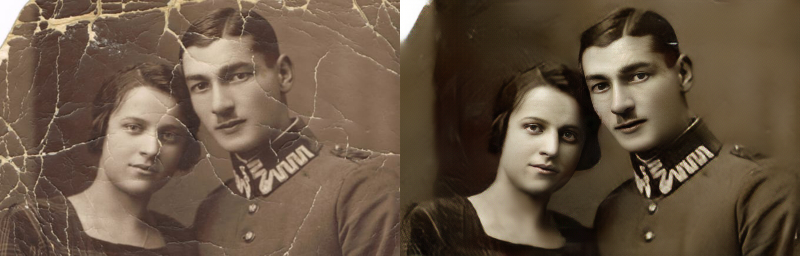
#> input picture image/Bringing_Old_Photo_Back_to_Life.jpg, 800 x 256 px, found by its file name
$ jupyter execute --allow-errors grid_image_splitter.ipynb   (shell and % lines are left out)
#> lines starting #> are read from the running program, lines starting #| are printed output that depends on the picture; after the words box and inside, x2 and y2 are one past the last pixel; in counts of white or black regions, pixels touching at a corner belong together
<a href="https://colab.research.google.com/github/detektor777/colab_list_image/blob/main/grid_image_splitter.ipynb" target="_parent"></a>

[cell 1]
#@title ##**Install** { display-mode: "form" }

[cell 2]
#@title ##**Upload** { display-mode: "form" }

from google.colab import files
from IPython.display import display, Image as IPImage
import os

print("📁 Select an image with a grid (jpg, png, webp):")
uploaded = files.upload()
#> the answer given: Bringing_Old_Photo_Back_to_Life.jpg

IMAGE_PATH = list(uploaded.keys())[0]
print(f"✅ Uploaded: {IMAGE_PATH}")
display(IPImage(IMAGE_PATH, width=600))

[cell 3]
#@title ##**Run** { display-mode: "form" }
MODE = "Auto" #@param ["Auto", "Manual"]
#@markdown ---
#@markdown ### Manual Mode Configuration
ROWS = 3 #@param {type:"slider", min:1, max:12, step:1}
COLS = 1 #@param {type:"slider", min:1, max:12, step:1}
#@markdown ---

TRIM_PAGE_MARGINS = "No" #@param ["Yes", "No"]
TRIM_BORDERS = "Yes" #@param ["Yes", "No"]

SHOW_LOGS = "No" #@param ["Yes", "No"]

import cv2
import numpy as np
from PIL import Image
import matplotlib.pyplot as plt
import matplotlib.patches as patches
import zipfile, os
import itertools
from operator import itemgetter
from google.colab import files
from scipy.signal import find_peaks

OUTPUT_DIR = 'split_output'
os.makedirs(OUTPUT_DIR, exist_ok=True)

MAX_TRIM_PCT = 15
REMOVE_SMALL_CELLS_LIMIT = 10

def dprint(msg):
    if SHOW_LOGS == "Yes":
        print(msg)

img_pil = Image.open(IMAGE_PATH).convert('RGB')
#> img_pil is the input picture: PIL image 800x256 RGB; mean R, G, B 104.9, 86.3, 67.9
img_arr = np.array(img_pil)
H, W    = img_arr.shape[:2]
dprint(f'Original image size: {W}x{H} px')

def trim_panel_borders(crop_img, dark_limit, std_threshold=12.0):
    h, w = crop_img.shape[:2]
    gray = cv2.cvtColor(crop_img, cv2.COLOR_RGB2GRAY)

    max_trim_w = int(w * (MAX_TRIM_PCT / 100.0))
    max_trim_h = int(h * (MAX_TRIM_PCT / 100.0))

    y1, y2 = 0, h
    x1, x2 = 0, w

    candidate_x1 = 0
    for x in range(max_trim_w):
        col = gray[:, x]
        col_std = np.std(col)
        col_mean = np.mean(col)
        col_max = np.max(col)
        is_gutter = (col_std < std_threshold) and (col_mean < dark_limit or col_mean > 180)
        if is_gutter:
            candidate_x1 = x + 1
        else:
            break
    x1 = candidate_x1

    candidate_x2 = w
    for x in range(w - 1, w - max_trim_w - 1, -1):
        col = gray[:, x]
        col_std = np.std(col)
        col_mean = np.mean(col)
        col_max = np.max(col)
        is_gutter = (col_std < std_threshold) and (col_mean < dark_limit or col_mean > 180)
        if is_gutter:
            candidate_x2 = x
        else:
            break
    x2 = candidate_x2

    candidate_y1 = 0
    for y in range(max_trim_h):
        row = gray[y, :]
        row_std = np.std(row)
        row_mean = np.mean(row)
        row_max = np.max(row)
        is_gutter = (row_std < std_threshold) and (row_mean < dark_limit or row_mean > 180)
        if is_gutter:
            candidate_y1 = y + 1
        else:
            break
    y1 = candidate_y1

    candidate_y2 = h
    for y in range(h - 1, h - max_trim_h - 1, -1):
        row = gray[y, :]
        row_std = np.std(row)
        row_mean = np.mean(row)
        row_max = np.max(row)
        is_gutter = (row_std < std_threshold) and (row_mean < dark_limit or row_mean > 180)
        if is_gutter:
            candidate_y2 = y
        else:
            break
    y2 = candidate_y2

    if (x2 - x1) > int(w * 0.5) and (y2 - y1) > int(h * 0.5):
        return x1, y1, x2, y2
    return 0, 0, w, h

def find_gutters_auto(gray, axis='v', dark_limit=40):
    size = gray.shape[1] if axis == 'v' else gray.shape[0]
    axis_name = 'Vertical' if axis == 'v' else 'Horizontal'

    if axis == 'v':
        line_std = np.std(gray, axis=0)
    else:
        line_std = np.std(gray, axis=1)

    window_size = max(3, int(size * 0.005))
    if window_size % 2 == 0:
        window_size += 1
    smoothed_std = np.convolve(line_std, np.ones(window_size)/window_size, mode='same')

    local_min = np.percentile(smoothed_std, 8)
    local_med = np.median(smoothed_std)
    auto_threshold = local_min + (local_med - local_min) * 0.18
    auto_threshold = max(8.0, min(25.0, auto_threshold))

    gutter_mask = smoothed_std < auto_threshold

    margin = max(40, int(size * 0.08))
    gutter_mask[:margin] = False
    gutter_mask[-margin:] = False

    gutter_indices = np.where(gutter_mask)[0]
    seams = []
    if len(gutter_indices) > 0:
        for _, g in itertools.groupby(enumerate(gutter_indices), lambda ix: ix[0] - ix[1]):
            group = list(map(itemgetter(1), g))
            if len(group) >= 2:
                group_stds = smoothed_std[group]
                best_idx = group[np.argmin(group_stds)]
                seams.append(best_idx)

    inverted_std = 255.0 - smoothed_std
    peaks, _ = find_peaks(inverted_std, distance=max(10, int(size * 0.04)), prominence=1.0)
    peaks = [p for p in peaks if margin < p < size - margin]

    dprint(f"  [{axis_name}] Analyzed potential split lines:")
    for p in peaks:
        val = smoothed_std[p]
        status = "ACCEPTED" if val < auto_threshold else f"REJECTED (std {val:.2f} >= threshold {auto_threshold:.2f})"
        dprint(f"    Line at {p}: {status}")

    return seams, auto_threshold

def detect_panels_canny(img_arr):
    H, W = img_arr.shape[:2]
    gray = cv2.cvtColor(img_arr, cv2.COLOR_RGB2GRAY)
    blurred = cv2.GaussianBlur(gray, (5, 5), 0)
    edges = cv2.Canny(blurred, 30, 150)
    k_size = max(5, int(W * 0.01))
    if k_size % 2 == 0:
        k_size += 1
    kernel = np.ones((k_size, k_size), np.uint8)
    dilated = cv2.dilate(edges, kernel, iterations=1)
    contours, _ = cv2.findContours(dilated, cv2.RETR_EXTERNAL, cv2.CHAIN_APPROX_SIMPLE)
    min_w = int(W * 0.08)
    min_h = int(H * 0.08)
    min_area = min_w * min_h
    bboxes = []
    for contour in contours:
        x, y, w, h = cv2.boundingRect(contour)
        if w >= min_w and h >= min_h and (w * h) >= min_area:
            inset_x = int(k_size * 0.4)
            inset_y = int(k_size * 0.4)
            x1 = max(0, x + inset_x)
            y1 = max(0, y + inset_y)
            x2 = min(W, x + w - inset_x)
            y2 = min(H, y + h - inset_y)
            if (x2 - x1) >= min_w and (y2 - y1) >= min_h:
                bboxes.append((x1, y1, x2, y2))
    bboxes = sorted(bboxes, key=lambda b: (b[1] // 30, b[0]))
    return bboxes

dprint('Analyzing image and calculating base parameters...')
gray_full = cv2.cvtColor(img_arr, cv2.COLOR_RGB2GRAY)
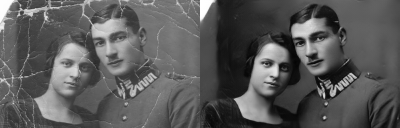
#> gray_full: shape (256, 800) (shown at 1/2 size); min 4, max 255, mean 89.7
blurred = cv2.medianBlur(gray_full, 5)

img_p5 = np.percentile(gray_full, 5)
#> img_p5 = 21
dark_limit = max(15, min(80, img_p5 + 25))
#> dark_limit = 46

start_y = 0
end_y = H
start_x = 0
end_x = W

if TRIM_PAGE_MARGINS == "Yes":
    global_std_h = np.std(gray_full, axis=1)
    global_std_w = np.std(gray_full, axis=0)
    global_gutter_thresh = max(10.0, np.percentile(global_std_h, 5) * 1.5)

    max_crop_h = int(H * 0.05)
    max_crop_w = int(W * 0.05)

    while start_y < max_crop_h and global_std_h[start_y] < global_gutter_thresh:
        start_y += 1
    while end_y > H - max_crop_h and global_std_h[end_y - 1] < global_gutter_thresh:
        end_y -= 1
    while start_x < max_crop_w and global_std_w[start_x] < global_gutter_thresh:
        start_x += 1
    while end_x > W - max_crop_w and global_std_w[end_x - 1] < global_gutter_thresh:
        end_x -= 1
    dprint(f"[LOG] Automatically cropped external page margins: Top/Bottom: {start_y}/{H-end_y}px, Left/Right: {start_x}/{W-end_x}px")
else:
    dprint("[LOG] Page margin trimming is disabled (TRIM_PAGE_MARGINS = No).")

img_arr = img_arr[start_y:end_y, start_x:end_x]
H, W = img_arr.shape[:2]
gray_full = gray_full[start_y:end_y, start_x:end_x]
blurred = blurred[start_y:end_y, start_x:end_x]

v_seams_log, auto_thresh_v = find_gutters_auto(blurred, 'v', dark_limit)
#> in find_gutters_auto, `line_std = np.std(gray, axis=0)`: line_std = 800 values, max 66.74 at index 402, min 5.29 at index 465, mean 33.66
#> in find_gutters_auto, `smoothed_std = np.convolve(line_std, np.ones(window_size)/window_size,..`: smoothed_std = 800 values, max 66.18 at index 403, min 5.43 at index 454, mean 33.6
#> in find_gutters_auto, `local_min = np.percentile(smoothed_std, 8)`: local_min = 13.5
#> in find_gutters_auto, `local_med = np.median(smoothed_std)`: local_med = 32.53
#> in find_gutters_auto, `auto_threshold = local_min + (local_med - local_min) * 0.18`: auto_threshold = 16.93
#> in find_gutters_auto, `gutter_indices = np.where(gutter_mask)[0]`: gutter_indices = 131 values from 307 to 728
#> the loop in find_gutters_auto, `for _, g in itertools.groupby(enumerate(gutter_indices), lambda ix: ix..` made 5 passes
#> (group, group_stds, best_idx) on pass 2: ([346, 347, 348, 349, 350, 351, 352, 353], [16.76, 15.97, 15.26, 14.74, 14.57, 15.05, 15.78, 16.61], 350)
#> after the loop in find_gutters_auto, `for _, g in itertools.groupby(enumerate(gutter_indices), lambda ix: ix..`: seams = [314, 350, 396, 454, 720]
#> in find_gutters_auto, `inverted_std = 255.0 - smoothed_std`: inverted_std = 800 values, max 249.6 at index 454, min 188.8 at index 403, mean 221.4
#> in find_gutters_auto, `peaks, _ = find_peaks(inverted_std, distance=max(10, int(size * 0.04))..`: peaks = [45, 122, 181, 234, 275, 314, 350, 396, 454, 521, 579, 633, 720, 784]
#> in find_gutters_auto, `peaks = [p for p in peaks if margin < p < size - margin]`: peaks = [122, 181, 234, 275, 314, 350, 396, 454, 521, 579, 633, 720]
#> the loop in find_gutters_auto, `for p in peaks:` made 12 passes
#> (p, val, status) on passes 1 to 8: (122, 41.71, 'REJECTED (std 41.71 >= threshold 16.93)'), (181, 24.5, 'REJECTED (std 24.50 >= threshold 16.93)'), (234, 34.13, 'REJECTED (std 34.13 >= threshold 16.93)'), (275, 22.99, 'REJECTED (std 22.99 >= threshold 16.93)'), (314, 10.09, 'ACCEPTED'), (350, 14.57, 'ACCEPTED'), (396, 13.17, 'ACCEPTED'), (454, 5.43, 'ACCEPTED')
#> v_seams_log = [314, 350, 396, 454, 720]; auto_thresh_v = 16.93
h_seams_log, auto_thresh_h = find_gutters_auto(blurred, 'h', dark_limit)
#> the loop in find_gutters_auto (call 2), `for p in peaks:` made 4 passes
#> (p, val, status) on passes 1 to 4: (76, 33.26, 'REJECTED (std 33.26 >= threshold 25.00)'), (124, 38.26, 'REJECTED (std 38.26 >= threshold 25.00)'), (178, 37.5, 'REJECTED (std 37.50 >= threshold 25.00)'), (203, 36.07, 'REJECTED (std 36.07 >= threshold 25.00)')
#> h_seams_log = []; auto_thresh_h = 25

cells = []

if MODE == "Manual":
    dprint(f"[MANUAL MODE] Slicing image into {ROWS}x{COLS} grid...")
    v_intervals = [(int(j * W / COLS), int((j+1) * W / COLS)) for j in range(COLS)]
    h_intervals = [(int(i * H / ROWS), int((i+1) * H / ROWS)) for i in range(ROWS)]

    plot_h_seams = [y for y, _ in h_intervals[1:]]
    plot_v_seams = [x for x, _ in v_intervals[1:]]

    for i, (y1, y2) in enumerate(h_intervals):
        for j, (x1, x2) in enumerate(v_intervals):
            crop = img_arr[y1:y2, x1:x2]
            if TRIM_BORDERS == "Yes":
                tx1, ty1, tx2, ty2 = trim_panel_borders(crop, dark_limit, std_threshold=12.0)
            else:
                tx1, ty1, tx2, ty2 = 0, 0, crop.shape[1], crop.shape[0]

            final_x1 = x1 + tx1
            final_y1 = y1 + ty1
            final_x2 = x1 + tx2
            final_y2 = y1 + ty2
            trimmed_crop = img_arr[final_y1:final_y2, final_x1:final_x2]

            cells.append({
                'img': trimmed_crop,
                'raw_bbox': (x1, y1, x2, y2),
                'bbox': (final_x1, final_y1, final_x2, final_y2),
                'row': i,
                'col': j,
                'trim_values': (tx1, crop.shape[1]-tx2, ty1, crop.shape[0]-ty2)
            })
else:
    dprint("[AUTO MODE] Analysing layout dynamically...")
    plot_h_seams = h_seams_log
#> plot_h_seams = []
    plot_v_seams = v_seams_log
#> plot_v_seams = [314, 350, 396, 454, 720]

    detected_bboxes = detect_panels_canny(img_arr)
#> in detect_panels_canny, `edges = cv2.Canny(blurred, 30, 150)`:
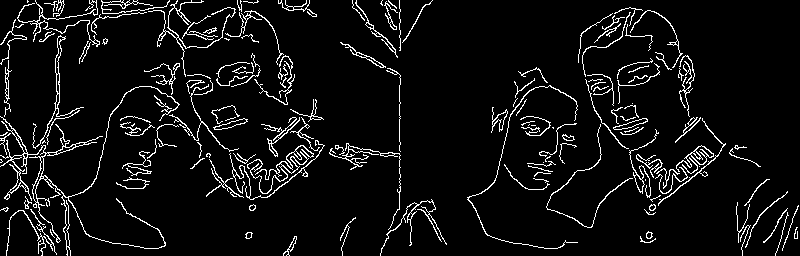
#> edges: shape (256, 800); 6.5% white in thin lines or dots
#> in detect_panels_canny, `dilated = cv2.dilate(edges, kernel, iterations=1)`:
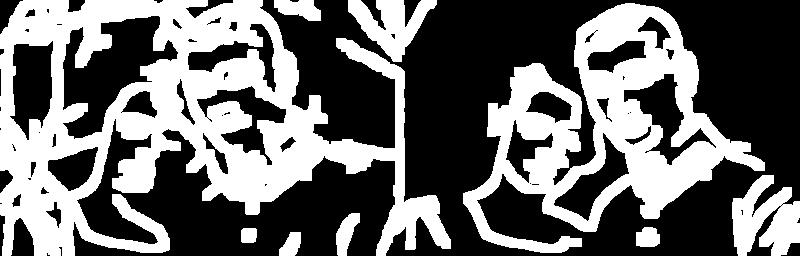
#> dilated: shape (256, 800); 42% white; 9 white regions
#> in detect_panels_canny, `contours, _ = cv2.findContours(dilated, cv2.RETR_EXTERNAL, cv2.CHAIN_A..`: contours = 9 contours; largest, box (x1, y1, x2, y2) and area: (0, 0, 451, 256) 64956, (463, 3, 765, 253) 34953, (732, 175, 800, 256) 3380, (348, 0, 437, 62) 2543, (274, 0, 321, 21) 630
#> the loop in detect_panels_canny, `for contour in contours:` made 9 passes
#> (x, y, w, h, x1, y1, x2, y2) on passes 5, 6, 7, 9: (732, 175, 68, 81, 735, 178, 797, 253), (463, 3, 302, 250, 466, 6, 762, 250), (348, 0, 89, 62, 351, 3, 434, 59), (0, 0, 451, 256, 3, 3, 448, 253)
#> after the loop in detect_panels_canny, `for contour in contours:`: bboxes = [(466, 6, 762, 250), (351, 3, 434, 59), (3, 3, 448, 253)]
#> in detect_panels_canny, `bboxes = sorted(bboxes, key=lambda b: (b[1] // 30, b[0]))`: bboxes = [(3, 3, 448, 253), (351, 3, 434, 59), (466, 6, 762, 250)]
#> detected_bboxes has the same summary as bboxes in detect_panels_canny

    grid_cells_count = (len(h_seams_log) + 1) * (len(v_seams_log) + 1)
#> grid_cells_count = 6
    canny_cells_count = len(detected_bboxes)
#> canny_cells_count = 3

    use_canny = False
    if canny_cells_count > 1:
        if grid_cells_count >= canny_cells_count and (len(h_seams_log) > 0 or len(v_seams_log) > 0):
            dprint(f"  [LOG] Auto-Grid found more structured layout ({grid_cells_count} panels) than Canny ({canny_cells_count}). Prioritizing grid.")
            use_canny = False
        else:
            dprint(f"  [LOG] Irregular layout detected. Using dynamic Canny segmentation ({canny_cells_count} panels).")
            use_canny = True
    else:
        use_canny = False

    if use_canny:
        for idx, bbox in enumerate(detected_bboxes):
            x1, y1, x2, y2 = bbox
            crop = img_arr[y1:y2, x1:x2]
            if TRIM_BORDERS == "Yes":
                tx1, ty1, tx2, ty2 = trim_panel_borders(crop, dark_limit, std_threshold=12.0)
            else:
                tx1, ty1, tx2, ty2 = 0, 0, crop.shape[1], crop.shape[0]

            final_x1 = x1 + tx1
            final_y1 = y1 + ty1
            final_x2 = x1 + tx2
            final_y2 = y1 + ty2
            trimmed_crop = img_arr[final_y1:final_y2, final_x1:final_x2]

            cells.append({
                'img': trimmed_crop,
                'raw_bbox': (x1, y1, x2, y2),
                'bbox': (final_x1, final_y1, final_x2, final_y2),
                'row': idx,
                'col': 0,
                'trim_values': (tx1, crop.shape[1]-tx2, ty1, crop.shape[0]-ty2)
            })
    else:
        h_bounds = [0] + h_seams_log + [H]
#> h_bounds = [0, 256]
        v_bounds = [0] + v_seams_log + [W]
#> v_bounds = [0, 314, 350, 396, 454, 720, 800]

        for i in range(len(h_bounds)-1):
            for j in range(len(v_bounds)-1):
                y1, y2 = h_bounds[i], h_bounds[i+1]
                x1, x2 = v_bounds[j], v_bounds[j+1]
                crop = img_arr[y1:y2, x1:x2]
                if TRIM_BORDERS == "Yes":
                    tx1, ty1, tx2, ty2 = trim_panel_borders(crop, dark_limit, std_threshold=12.0)
                else:
                    tx1, ty1, tx2, ty2 = 0, 0, crop.shape[1], crop.shape[0]

                final_x1 = x1 + tx1
                final_y1 = y1 + ty1
                final_x2 = x1 + tx2
                final_y2 = y1 + ty2
                trimmed_crop = img_arr[final_y1:final_y2, final_x1:final_x2]

                cells.append({
                    'img': trimmed_crop,
                    'raw_bbox': (x1, y1, x2, y2),
                    'bbox': (final_x1, final_y1, final_x2, final_y2),
                    'row': i,
                    'col': j,
                    'trim_values': (tx1, crop.shape[1]-tx2, ty1, crop.shape[0]-ty2)
                })
#> this loop made 1 pass
#> pass 1, in trim_panel_borders, `gray = cv2.cvtColor(crop_img, cv2.COLOR_RGB2GRAY)`:
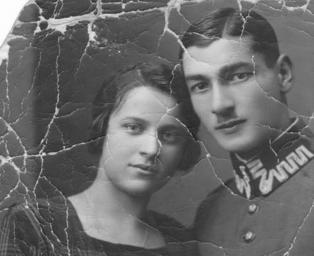
#> gray: shape (256, 314); min 31, max 254, mean 105.1
#> pass 1, in trim_panel_borders (call 2), `gray = cv2.cvtColor(crop_img, cv2.COLOR_RGB2GRAY)`:
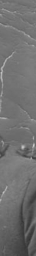
#> gray: shape (256, 36); min 49, max 201, mean 111.2
#> pass 1, in trim_panel_borders (call 3), `gray = cv2.cvtColor(crop_img, cv2.COLOR_RGB2GRAY)`:
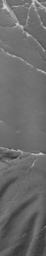
#> gray: shape (256, 46); min 52, max 213, mean 106.9
#> pass 1, in trim_panel_borders (call 4), `gray = cv2.cvtColor(crop_img, cv2.COLOR_RGB2GRAY)`:
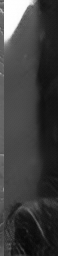
#> gray: shape (256, 58); min 6, max 255, mean 63.4
#> after the loop:
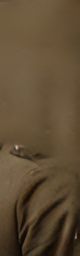
#> crop: shape (256, 80, 3); mean R, G, B 94.7, 77.3, 52.3
#> after the loop, cells = 6 items

if TRIM_BORDERS == "Yes" and len(cells) > 1:
    dprint("[LOG] Running panel alignment post-processing...")

    w_groups = {}
    for c in cells:
        rx1, ry1, rx2, ry2 = c['raw_bbox']
        raw_w = rx2 - rx1
        if raw_w not in w_groups:
            w_groups[raw_w] = []
        w_groups[raw_w].append(c)
#> this loop made 6 passes
#> (rx1, rx2, raw_w) on passes 1 to 6: (0, 314, 314), (314, 350, 36), (350, 396, 46), (396, 454, 58), (454, 720, 266), (720, 800, 80)
#> after the loop, w_groups = 6 items

    for raw_w, group in w_groups.items():
        if len(group) > 1:
            min_trim_left = min(c['trim_values'][0] for c in group)
            min_trim_right = min(c['trim_values'][1] for c in group)
            dprint(f"  Width group (raw_w={raw_w}): keeping minimal trims: Left={min_trim_left}px, Right={min_trim_right}px")
            for c in group:
                rx1, ry1, rx2, ry2 = c['raw_bbox']
                tx1, tx_r, ty1, ty_b = c['trim_values']
                new_tx1 = min(tx1, min_trim_left)
                new_tx_r = min(tx_r, min_trim_right)
                c['bbox'] = (rx1 + new_tx1, c['bbox'][1], rx2 - new_tx_r, c['bbox'][3])
                c['trim_values'] = (new_tx1, new_tx_r, ty1, ty_b)
#> this loop made 6 passes
#> raw_w on passes 1 to 6: 314, 36, 46, 58, 266, 80
#> after the loop, c = 6 items

    h_groups = {}
    for c in cells:
        rx1, ry1, rx2, ry2 = c['raw_bbox']
        raw_h = ry2 - ry1
        if raw_h not in h_groups:
            h_groups[raw_h] = []
        h_groups[raw_h].append(c)
#> this loop made 6 passes
#> (rx1, rx2) on passes 1 to 6: (0, 314), (314, 350), (350, 396), (396, 454), (454, 720), (720, 800)
#> after the loop, h_groups = 1 item

    for raw_h, group in h_groups.items():
        if len(group) > 1:
            min_trim_top = min(c['trim_values'][2] for c in group)
            min_trim_bottom = min(c['trim_values'][3] for c in group)
            dprint(f"  Height group (raw_h={raw_h}): keeping minimal trims: Top={min_trim_top}px, Bottom={min_trim_bottom}px")
            for c in group:
                rx1, ry1, rx2, ry2 = c['raw_bbox']
                tx1, tx_r, ty1, ty_b = c['trim_values']
                new_ty1 = min(ty1, min_trim_top)
                new_ty_b = min(ty_b, min_trim_bottom)
                c['bbox'] = (c['bbox'][0], ry1 + new_ty1, c['bbox'][2], ry2 - new_ty_b)
                c['trim_values'] = (tx1, tx_r, new_ty1, new_ty_b)
#> this loop made 1 pass
#> (raw_h, min_trim_top, min_trim_bottom) on pass 1: (256, 0, 0)

    for c in cells:
        x1, y1, x2, y2 = c['bbox']
        c['img'] = img_arr[y1:y2, x1:x2]
#> this loop made 6 passes
#> (x1, x2) on passes 1 to 6: (0, 314), (314, 350), (350, 396), (396, 446), (468, 720), (720, 800)

if SHOW_LOGS == "Yes":
    print("\n[LOG] Detailed cell-by-cell trim results:")
    for i, c in enumerate(cells):
        tx_l, tx_r, ty_t, ty_b = c['trim_values']
        print(f"  Cell #{i+1:02d}:")
        print(f"    Raw split bbox    : {c['raw_bbox']}")
        print(f"    Trimmed border    : Left={tx_l}px, Right={tx_r}px, Top={ty_t}px, Bottom={ty_b}px")
        print(f"    Final cropped bbox: {c['bbox']}")

if len(cells) > 0:
    max_w = max(c['img'].shape[1] for c in cells)
#> max_w = 314
    max_h = max(c['img'].shape[0] for c in cells)
#> max_h = 256
    filtered_cells = []
    for c in cells:
        cell_h, cell_w = c['img'].shape[:2]
        if cell_w < (max_w / float(REMOVE_SMALL_CELLS_LIMIT)) or cell_h < (max_h / float(REMOVE_SMALL_CELLS_LIMIT)):
            continue
        filtered_cells.append(c)
#> this loop made 6 passes
#> cell_w on passes 1 to 6: 314, 36, 46, 50, 252, 80
#> after the loop, filtered_cells = 6 items
    cells = filtered_cells

print(f'\nTotal panels successfully split: {len(cells)}')
#| Total panels successfully split: 6

#> (the rest of this cell did not finish here and is left out)
